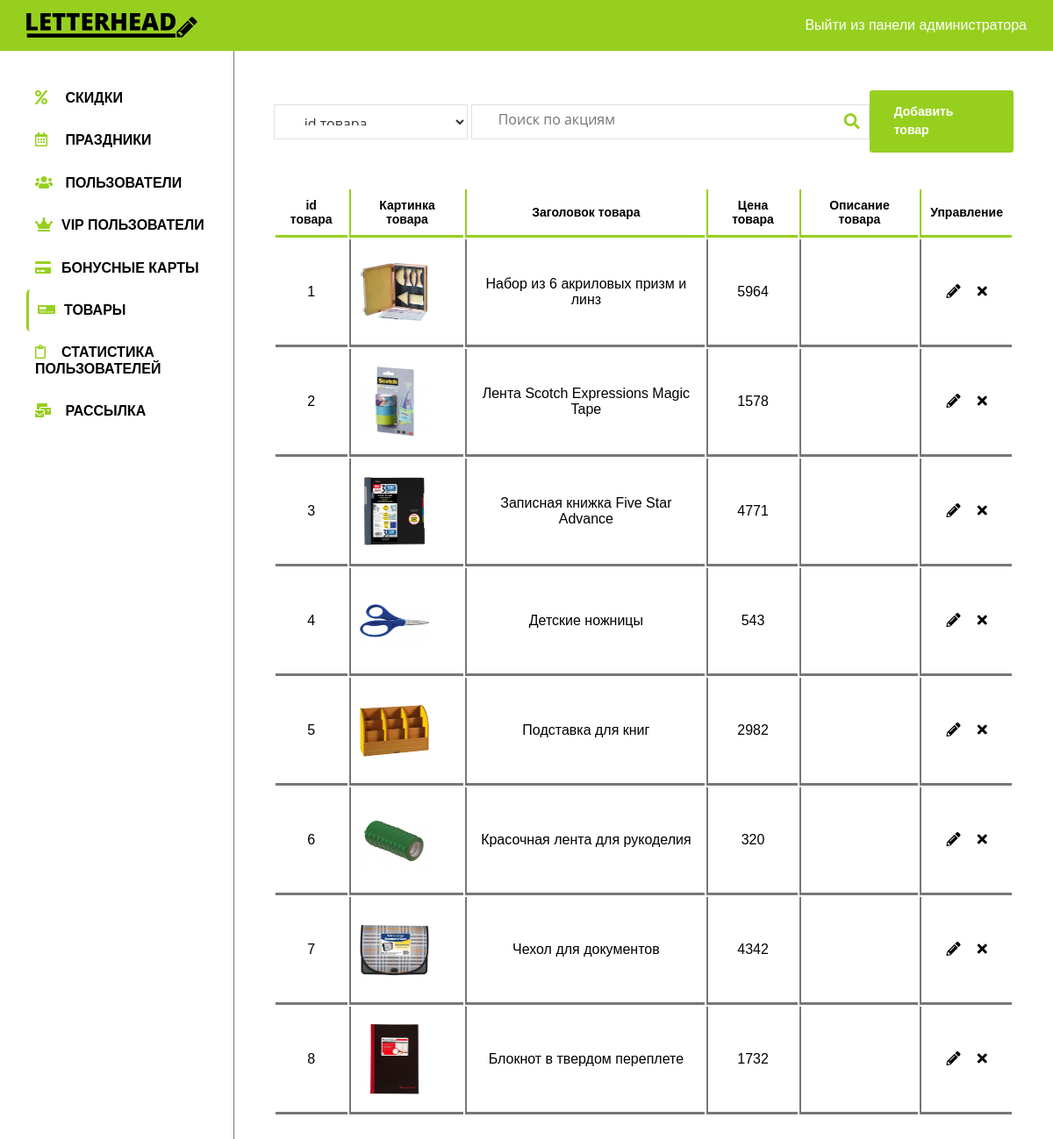
Screenshot of /admin/goods.php (signed in) with the database file from the repository.
### tables this page shows
CREATE TABLE goods (
  id int(11) NOT NULL PRIMARY KEY AUTO_INCREMENT,            
  title varchar(60) NOT NULL,                                
  price double NOT NULL,                                     
  description text NOT NULL,                                 
  FULLTEXT (title)
);

### functions/helpers.php (called while the page is built, shortened)
<?php
function db_get_prepare_stmt($link, $sql, $data = [])
{
  $stmt = mysqli_prepare($link, $sql);
  return $stmt;
}
function db_fetch_data($link, $sql, $data = [])
{
  $result = [];
  $stmt = db_get_prepare_stmt($link, $sql, $data);
  mysqli_stmt_execute($stmt);
  $res = mysqli_stmt_get_result($stmt);
  if ($res) {
    $result = mysqli_fetch_all($res, MYSQLI_ASSOC);
  }
  return $result;
}
function include_template($name, array $data = [])
{
  $name = 'templates/' . $name;
  extract($data);
  require $name;
  $result = ob_get_clean();
  return $result;
}

### admin/templates/goods/goods.php (the view, shortened to what this page needs)
<div class="main__flex">
  <form class="main__search" action="/admin/goods.php" method="get" autocomplete="off">
    <select name="select" id="select">
      <option value="id">id товара</option>
    </select>
    <input type="text" name="search" value="<?= isset($_GET['search']) ? $_GET['search'] : '' ?>" placeholder="Поиск по акциям">
    <button type="submit" class="main__search-btn"><i class="fas fa-search"></i></button>
  </form>
  <a href="/admin/goods.php?add" type="button" class="btn-primary">Добавить товар</a>
</div>
<?php if (count($data) === 0) : ?>
  <div class="table__none">По вашему запросу ничего не найдено...</div>
<?php else : ?>
  <div class="table">
    <table class="table__content">
      <thead>
        <tr>
          <th>id товара</th>
          <th>Картинка товара</th>
          <th>Заголовок товара</th>
          <th>Цена товара</th>
          <th>Описание товара</th>
          <th>Управление</th>
        </tr>
      </thead>
      <tbody>
        <?php foreach ($data as $item) : ?>
          <tr>
            <td><?= $item['id'] ?></td>
            <td>
              <img height="100" src="../../../img/goods/<?= $item['id'] ?>.png" alt="img">
            </td>
            <td><?= $item['title'] ?></td>
            <td><?= $item['price'] ?></td>
            <td><?= $item['description'] ?></td>
            <td data-id="<?= $item['id'] ?>">
              <a href="/admin/goods.php?update=<?= $item['id'] ?>" type="button" class="btn-table" title="Изменить запись">
                <i class="fas fa-pencil-alt"></i>
              </a>
              <a href="/admin/goods.php?remove=<?= $item['id'] ?>" type="button" class="btn-table" title="Удалить запись">
                <i class="fas fa-times"></i>
            </td>
          </tr>
        <?php endforeach; ?>
      </tbody>
    </table>
  </div>
<?php endif; ?>

### admin/styles/style.css (style rules this page uses)
*, *::after, *::before { padding: 0; margin: 0; -webkit-box-sizing: border-box; box-sizing: border-box; }
html, body { width: 100%; height: 100%; font-size: 16px; font-family: "Raleway", sans-serif; font-weight: 400; color: #000; position: relative; cursor: default; }
img { display: block; -webkit-user-select: none; -moz-user-select: none; -ms-user-select: none; user-select: none; max-width: 100%; }
a { color: inherit; font-family: inherit; text-decoration: none; }
button { color: inherit; font-family: inherit, sans-serif; border: none; outline: none; background-color: transparent; cursor: pointer; }
.btn-primary, .form__submit .btn-primary { outline: none; border: none; display: inline-block; margin-top: 22px; padding: 14px 28px 15px; color: #fff; background-color: #97cf1f; font-size: 14px; font-weight: 700; line-height: 21px; border-radius: 3px; -webkit-transition: background-color 0.3s ease-in; transition: background-color 0.3s ease-in; }
.main__search { display: -webkit-box; display: -ms-flexbox; display: flex; position: relative; width: 700px; }
.main__search input[type="text"], .main__search select { color: #333; display: inline-block; font-family: open sans, sans-serif; width: 100%; font-weight: 400; height: 40px; padding: 9px 30px 15px; background: #fff; border: 1px solid #e0e0e0; border-radius: 0; -webkit-box-shadow: none; box-shadow: none; -webkit-transition: 0.3s ease-in; transition: 0.3s ease-in; }
.main__search select { width: -webkit-min-content; width: -moz-min-content; width: min-content; margin-right: 4px; }
.main__search-btn { position: absolute; display: inline-block; top: 0; font-size: 18px; line-height: 38px; height: 40px; width: 30px; text-align: center; right: 0; color: #97cf1f; margin-right: 5px; -webkit-transition: 0.3s color ease-in; transition: 0.3s color ease-in; }
.main__flex { display: -webkit-box; display: -ms-flexbox; display: flex; -webkit-box-pack: justify; -ms-flex-pack: justify; justify-content: space-between; -webkit-box-align: center; -ms-flex-align: center; align-items: center; margin-bottom: 40px; }
.main__flex .btn-primary { margin-top: 0; }
.table { position: relative; }
.table thead { font-size: 14px; background-color: #fff; }
.table thead th { padding: 10px; border-bottom: 3px solid #97cf1f; }
.table thead th + th { border-left: 2px solid #97cf1f; }
.table tbody { margin-top: 40px; text-align: center; }
.table tbody td { padding: 10px; border-bottom: 3px solid #777; }
.table tbody td + td { border-left: 2px solid #777; }
.table .btn-table { -webkit-transition: 0.3s color ease-in; transition: 0.3s color ease-in; }
.table .btn-table + .btn-table { margin-left: 15px; }

### rows the page displays
goods: id "1", shows a picture, title "Набор из 6 акриловых призм и линз", price "5964"
goods: id "2", shows a picture, title "Лента Scotch Expressions Magic Tape", price "1578"
goods: id "3", shows a picture, title "Записная книжка Five Star Advance", price "4771"
goods: id "4", shows a picture, title "Детские ножницы", price "543"
goods: id "5", shows a picture, title "Подставка для книг", price "2982"
goods: id "6", shows a picture, title "Красочная лента для рукоделия", price "320"
goods: id "7", shows a picture, title "Чехол для документов", price "4342"
goods: id "8", shows a picture, title "Блокнот в твердом переплете", price "1732"
